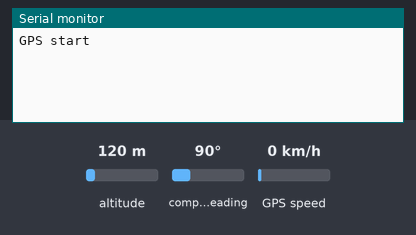
The sketch below on a simulated Arduino Uno, built with avr-gcc and run on an emulated ATmega328P. Parts: the last lines printed to the serial monitor. Inputs (shaded band) come from the test bench; at power-on: altitude 120 m, compass heading 90°, GPS speed 0 km/h. The GPS gets a fix after 3 s at 37.7749, -122.4194 with 8 satellites.

Above: at 1.2 s.
1.3 s: altitude set to 20 m
At 3.7 s:
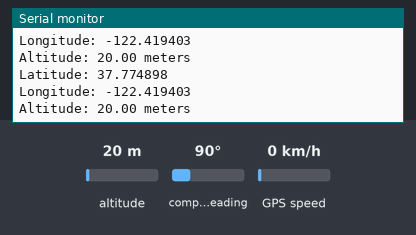
4.5 s: altitude set to 250 m
At 5.8 s:
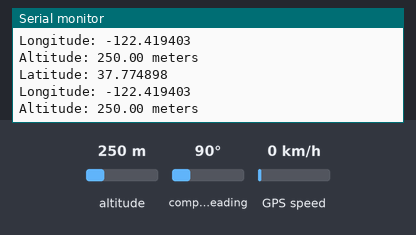
6.0 s: altitude set to 500 m
At 6.9 s:
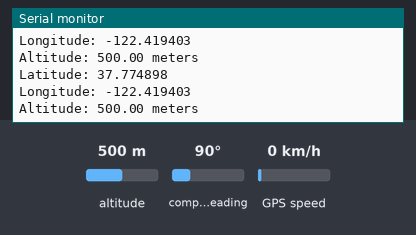
Timing chart, 0 to 9.0 s (numbered marks = the images above; inputs shaded):
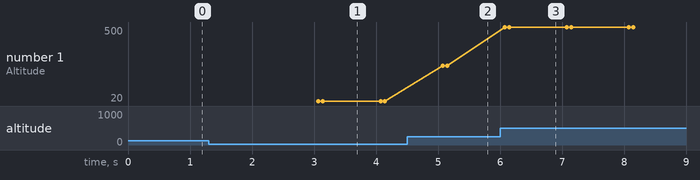

The sketch:

GPS.ino
```cpp
#include <SoftwareSerial.h>
#include <TinyGPS++.h>

SoftwareSerial gpsSerial(2, 3);  // RX, TX
TinyGPSPlus gps;  // Create a TinyGPS++ object

void setup() {
  Serial.begin(9600);
  gpsSerial.begin(9600);
  Serial.println("GPS start");
}

void loop() {
  while (gpsSerial.available()) {
    char c = gpsSerial.read();
    if (gps.encode(c)) {
      if (gps.location.isUpdated()) {
        Serial.print("Latitude: ");
        Serial.println(gps.location.lat(), 6);
        Serial.print("Longitude: ");
        Serial.println(gps.location.lng(), 6);
      }
      if (gps.altitude.isUpdated()) {
        Serial.print("Altitude: ");
        Serial.print(gps.altitude.meters());
        Serial.println(" meters");
      }
    }
  }
}
```

Measured:
- after the input at 1.3 s, the serial monitor: prints a new line after 1.8 s (image 1)
- after the input at 4.5 s, the serial monitor: prints a new line after 0.57 s (image 2)
- after the input at 6.0 s, the serial monitor: prints a new line after 0.07 s (image 3)
- plotted number 1: 20 → 250 after the input at 4.5 s, 250 → 500 after the input at 6.0 s
